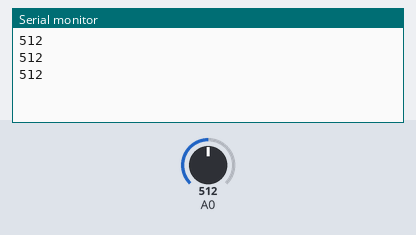
Recording of a sketch running on a simulated Arduino Uno, built with avr-gcc and run on an emulated ATmega328P. Shown: the last lines printed to the serial monitor. Inputs (shaded band) come from the test bench; at power-on: A0 = 512.

Above: at 1.3 s.
1.4 s: A0 set to 716
At 1.9 s:
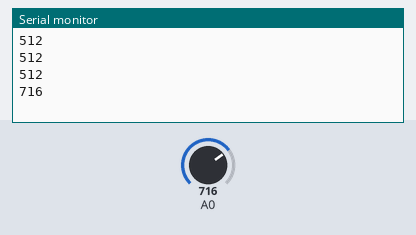
2.9 s: A0 set to 900
At 3.4 s:
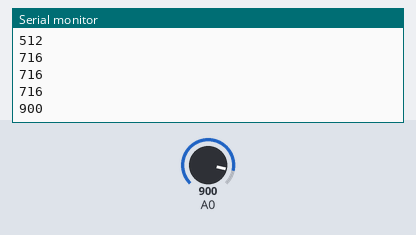
Timing chart, 0 to 5.9 s (numbered marks = the images above; inputs shaded):
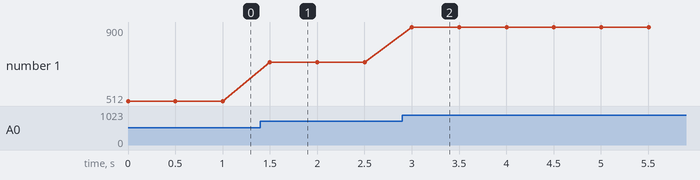

The sketch:

KY-031.ino
```cpp
void setup() {
  Serial.begin(9600);
}

void loop() {
int  ESTADO=analogRead(A0);
Serial.println(ESTADO);
  delay(500);
}
```

Measured:
- after the input at 1.4 s, the serial monitor: prints a new line after 0.10 s (image 1)
- after the input at 2.9 s, the serial monitor: prints a new line after 0.10 s (image 2)
- plotted number 1: 512 → 716 after the input at 1.4 s, 716 → 900 after the input at 2.9 s
